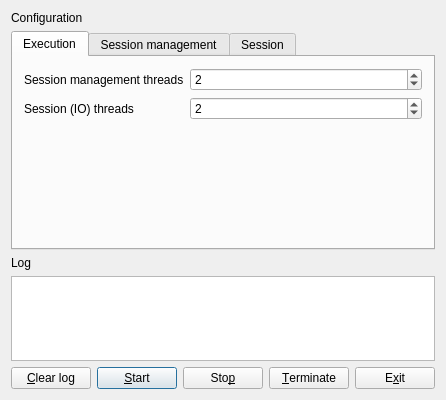
<?xml version="1.0" encoding="UTF-8"?>
<ui version="4.0">
 <class>mainForm</class>
 <widget class="QWidget" name="mainForm">
  <property name="geometry">
   <rect>
    <x>0</x>
    <y>0</y>
    <width>425</width>
    <height>400</height>
   </rect>
  </property>
  <property name="windowTitle">
   <string>Qt Echo Server</string>
  </property>
  <layout class="QVBoxLayout" name="mainLayout" stretch="0,0,0,1,0">
   <item>
    <widget class="QLabel" name="configurationLabel">
     <property name="text">
      <string>Configuration</string>
     </property>
    </widget>
   </item>
   <item>
    <widget class="QTabWidget" name="tabWidget">
     <property name="currentIndex">
      <number>0</number>
     </property>
     <widget class="QWidget" name="executionTab">
      <attribute name="title">
       <string>Execution</string>
      </attribute>
      <layout class="QFormLayout" name="executionTabLayout">
       <item row="0" column="0">
        <widget class="QLabel" name="sessionManagerThreadsLabel">
         <property name="text">
          <string>Session management threads</string>
         </property>
        </widget>
       </item>
       <item row="0" column="1">
        <widget class="QSpinBox" name="sessionManagerThreadsSpinBox">
         <property name="sizePolicy">
          <sizepolicy hsizetype="Expanding" vsizetype="Fixed">
           <horstretch>0</horstretch>
           <verstretch>0</verstretch>
          </sizepolicy>
         </property>
         <property name="minimum">
          <number>1</number>
         </property>
         <property name="maximum">
          <number>1000</number>
         </property>
         <property name="value">
          <number>2</number>
         </property>
        </widget>
       </item>
       <item row="1" column="0">
        <widget class="QLabel" name="sessionThreadsLabel">
         <property name="text">
          <string>Session (IO) threads</string>
         </property>
        </widget>
       </item>
       <item row="1" column="1">
        <widget class="QSpinBox" name="sessionThreadsSpinBox">
         <property name="sizePolicy">
          <sizepolicy hsizetype="Expanding" vsizetype="Fixed">
           <horstretch>0</horstretch>
           <verstretch>0</verstretch>
          </sizepolicy>
         </property>
         <property name="minimum">
          <number>1</number>
         </property>
         <property name="maximum">
          <number>1000</number>
         </property>
         <property name="value">
          <number>2</number>
         </property>
        </widget>
       </item>
      </layout>
     </widget>
     <widget class="QWidget" name="sessionManagementTab">
      <attribute name="title">
       <string>Session management</string>
      </attribute>
      <layout class="QFormLayout" name="sessionManagementTabLayout">
       <item row="0" column="0">
        <widget class="QLabel" name="maxSessionCountLabel">
         <property name="text">
          <string>Maximum active sessions (TCP connections)</string>
         </property>
        </widget>
       </item>
       <item row="0" column="1">
        <widget class="QSpinBox" name="maxSessionCountSpinBox">
         <property name="sizePolicy">
          <sizepolicy hsizetype="Expanding" vsizetype="Fixed">
           <horstretch>0</horstretch>
           <verstretch>0</verstretch>
          </sizepolicy>
         </property>
         <property name="minimum">
          <number>1</number>
         </property>
         <property name="maximum">
          <number>1000000</number>
         </property>
         <property name="value">
          <number>1000</number>
         </property>
        </widget>
       </item>
       <item row="1" column="0">
        <widget class="QLabel" name="recycledSessionCountLabel">
         <property name="text">
          <string>Maximum recycled sessions</string>
         </property>
        </widget>
       </item>
       <item row="1" column="1">
        <widget class="QSpinBox" name="recycledSessionCountSpinBox">
         <property name="sizePolicy">
          <sizepolicy hsizetype="Expanding" vsizetype="Fixed">
           <horstretch>0</horstretch>
           <verstretch>0</verstretch>
          </sizepolicy>
         </property>
         <property name="minimum">
          <number>0</number>
         </property>
         <property name="maximum">
          <number>1000000</number>
         </property>
         <property name="value">
          <number>100</number>
         </property>
        </widget>
       </item>
       <item row="2" column="0">
        <widget class="QLabel" name="listenBacklogLabel">
         <property name="text">
          <string>Listen backlog</string>
         </property>
        </widget>
       </item>
       <item row="2" column="1">
        <widget class="QSpinBox" name="listenBacklogSpinBox">
         <property name="sizePolicy">
          <sizepolicy hsizetype="Expanding" vsizetype="Fixed">
           <horstretch>0</horstretch>
           <verstretch>0</verstretch>
          </sizepolicy>
         </property>
         <property name="minimum">
          <number>1</number>
         </property>
         <property name="maximum">
          <number>1000</number>
         </property>
         <property name="value">
          <number>6</number>
         </property>
        </widget>
       </item>
       <item row="4" column="0">
        <widget class="QLabel" name="portNumberLabel">
         <property name="text">
          <string>TCP port number to listen</string>
         </property>
        </widget>
       </item>
       <item row="4" column="1">
        <widget class="QSpinBox" name="portNumberSpinBox">
         <property name="sizePolicy">
          <sizepolicy hsizetype="Expanding" vsizetype="Fixed">
           <horstretch>0</horstretch>
           <verstretch>0</verstretch>
          </sizepolicy>
         </property>
         <property name="minimum">
          <number>1</number>
         </property>
         <property name="maximum">
          <number>65535</number>
         </property>
         <property name="value">
          <number>7</number>
         </property>
        </widget>
       </item>
       <item row="5" column="0">
        <widget class="QLabel" name="addressLabel">
         <property name="text">
          <string>IP address of interface to listen (IPv4 or IPv6)</string>
         </property>
        </widget>
       </item>
       <item row="5" column="1">
        <widget class="QLineEdit" name="addressEdit">
         <property name="sizePolicy">
          <sizepolicy hsizetype="Expanding" vsizetype="Fixed">
           <horstretch>0</horstretch>
           <verstretch>0</verstretch>
          </sizepolicy>
         </property>
         <property name="text">
          <string>0.0.0.0</string>
         </property>
        </widget>
       </item>
       <item row="3" column="0">
        <widget class="QLabel" name="maxPendingAcceptLabel">
         <property name="text">
          <string>Maximum pending async accept operations</string>
         </property>
        </widget>
       </item>
       <item row="3" column="1">
        <widget class="QSpinBox" name="maxPendingAcceptSpinBox">
         <property name="sizePolicy">
          <sizepolicy hsizetype="Expanding" vsizetype="Fixed">
           <horstretch>0</horstretch>
           <verstretch>0</verstretch>
          </sizepolicy>
         </property>
         <property name="minimum">
          <number>0</number>
         </property>
         <property name="maximum">
          <number>1000000</number>
         </property>
         <property name="value">
          <number>16</number>
         </property>
        </widget>
       </item>
      </layout>
     </widget>
     <widget class="QWidget" name="sessionTab">
      <attribute name="title">
       <string>Session</string>
      </attribute>
      <layout class="QFormLayout" name="sessionTabLayout">
       <item row="0" column="0">
        <widget class="QLabel" name="sessionBufferSizeLabel">
         <property name="text">
          <string>Session's buffer size (bytes)</string>
         </property>
        </widget>
       </item>
       <item row="0" column="1">
        <widget class="QSpinBox" name="sessionBufferSizeSpinBox">
         <property name="sizePolicy">
          <sizepolicy hsizetype="Expanding" vsizetype="Fixed">
           <horstretch>0</horstretch>
           <verstretch>0</verstretch>
          </sizepolicy>
         </property>
         <property name="minimum">
          <number>1</number>
         </property>
         <property name="maximum">
          <number>10485760</number>
         </property>
         <property name="singleStep">
          <number>256</number>
         </property>
         <property name="value">
          <number>4096</number>
         </property>
        </widget>
       </item>
       <item row="3" column="0">
        <widget class="QCheckBox" name="sockRecvBufferSizeCheckBox">
         <property name="text">
          <string>Socket's recieve buffer size (bytes)</string>
         </property>
        </widget>
       </item>
       <item row="3" column="1">
        <widget class="QSpinBox" name="sockRecvBufferSizeSpinBox">
         <property name="enabled">
          <bool>false</bool>
         </property>
         <property name="sizePolicy">
          <sizepolicy hsizetype="Expanding" vsizetype="Fixed">
           <horstretch>0</horstretch>
           <verstretch>0</verstretch>
          </sizepolicy>
         </property>
         <property name="minimum">
          <number>0</number>
         </property>
         <property name="maximum">
          <number>10485760</number>
         </property>
         <property name="singleStep">
          <number>256</number>
         </property>
         <property name="value">
          <number>4096</number>
         </property>
        </widget>
       </item>
       <item row="4" column="0">
        <widget class="QCheckBox" name="sockSendBufferSizeCheckBox">
         <property name="text">
          <string>Socket's send buffer size (bytes)</string>
         </property>
        </widget>
       </item>
       <item row="4" column="1">
        <widget class="QSpinBox" name="sockSendBufferSizeSpinBox">
         <property name="enabled">
          <bool>false</bool>
         </property>
         <property name="sizePolicy">
          <sizepolicy hsizetype="Expanding" vsizetype="Fixed">
           <horstretch>0</horstretch>
           <verstretch>0</verstretch>
          </sizepolicy>
         </property>
         <property name="minimum">
          <number>0</number>
         </property>
         <property name="maximum">
          <number>10485760</number>
         </property>
         <property name="singleStep">
          <number>256</number>
         </property>
         <property name="value">
          <number>4096</number>
         </property>
        </widget>
       </item>
       <item row="5" column="0">
        <widget class="QLabel" name="tcpNoDelayLabel">
         <property name="text">
          <string>TCP NO_DELAY option</string>
         </property>
        </widget>
       </item>
       <item row="5" column="1">
        <widget class="QComboBox" name="tcpNoDelayComboBox">
         <property name="sizePolicy">
          <sizepolicy hsizetype="Expanding" vsizetype="Fixed">
           <horstretch>0</horstretch>
           <verstretch>0</verstretch>
          </sizepolicy>
         </property>
         <property name="currentIndex">
          <number>0</number>
         </property>
         <item>
          <property name="text">
           <string>default (operating system)</string>
          </property>
         </item>
         <item>
          <property name="text">
           <string>on</string>
          </property>
         </item>
         <item>
          <property name="text">
           <string>off</string>
          </property>
         </item>
        </widget>
       </item>
       <item row="1" column="0">
        <widget class="QCheckBox" name="inactivityTimeoutCheckBox">
         <property name="text">
          <string>Inactivity timeout (seconds)</string>
         </property>
        </widget>
       </item>
       <item row="1" column="1">
        <widget class="QSpinBox" name="inactivityTimeoutSpinBox">
         <property name="enabled">
          <bool>false</bool>
         </property>
         <property name="sizePolicy">
          <sizepolicy hsizetype="Expanding" vsizetype="Fixed">
           <horstretch>0</horstretch>
           <verstretch>0</verstretch>
          </sizepolicy>
         </property>
         <property name="minimum">
          <number>0</number>
         </property>
         <property name="maximum">
          <number>10485760</number>
         </property>
         <property name="singleStep">
          <number>10</number>
         </property>
         <property name="value">
          <number>300</number>
         </property>
        </widget>
       </item>
       <item row="2" column="0">
        <widget class="QLabel" name="maxTransferSizeLabel">
         <property name="text">
          <string>Max size of single async transfer (bytes)</string>
         </property>
        </widget>
       </item>
       <item row="2" column="1">
        <widget class="QSpinBox" name="maxTransferSizeSpinBox">
         <property name="sizePolicy">
          <sizepolicy hsizetype="Expanding" vsizetype="Fixed">
           <horstretch>0</horstretch>
           <verstretch>0</verstretch>
          </sizepolicy>
         </property>
         <property name="minimum">
          <number>1</number>
         </property>
         <property name="maximum">
          <number>10485760</number>
         </property>
         <property name="singleStep">
          <number>32</number>
         </property>
         <property name="value">
          <number>4096</number>
         </property>
        </widget>
       </item>
      </layout>
     </widget>
    </widget>
   </item>
   <item>
    <widget class="QLabel" name="logLabel">
     <property name="text">
      <string>Log</string>
     </property>
    </widget>
   </item>
   <item>
    <widget class="QPlainTextEdit" name="logTextEdit">
     <property name="tabChangesFocus">
      <bool>true</bool>
     </property>
     <property name="lineWrapMode">
      <enum>QPlainTextEdit::NoWrap</enum>
     </property>
     <property name="readOnly">
      <bool>true</bool>
     </property>
    </widget>
   </item>
   <item>
    <layout class="QHBoxLayout" name="controlButtonLayout" stretch="0,0,0,0,0,0">
     <item>
      <widget class="QPushButton" name="pushButton">
       <property name="text">
        <string>&amp;Clear log</string>
       </property>
       <property name="shortcut">
        <string>Ctrl+L</string>
       </property>
      </widget>
     </item>
     <item>
      <spacer name="controlButtonSpacer">
       <property name="orientation">
        <enum>Qt::Horizontal</enum>
       </property>
       <property name="sizeHint" stdset="0">
        <size>
         <width>40</width>
         <height>20</height>
        </size>
       </property>
      </spacer>
     </item>
     <item>
      <widget class="QPushButton" name="startButton">
       <property name="text">
        <string>&amp;Start</string>
       </property>
       <property name="default">
        <bool>true</bool>
       </property>
      </widget>
     </item>
     <item>
      <widget class="QPushButton" name="stopButton">
       <property name="text">
        <string>Sto&amp;p</string>
       </property>
       <property name="shortcut">
        <string>Ctrl+S</string>
       </property>
      </widget>
     </item>
     <item>
      <widget class="QPushButton" name="terminateButton">
       <property name="text">
        <string>&amp;Terminate</string>
       </property>
       <property name="shortcut">
        <string>Ctrl+T</string>
       </property>
      </widget>
     </item>
     <item>
      <widget class="QPushButton" name="exitButton">
       <property name="text">
        <string>E&amp;xit</string>
       </property>
       <property name="shortcut">
        <string>Ctrl+Q</string>
       </property>
      </widget>
     </item>
    </layout>
   </item>
  </layout>
 </widget>
 <layoutdefault spacing="6" margin="11"/>
 <tabstops>
  <tabstop>tabWidget</tabstop>
  <tabstop>sessionManagerThreadsSpinBox</tabstop>
  <tabstop>sessionThreadsSpinBox</tabstop>
  <tabstop>maxSessionCountSpinBox</tabstop>
  <tabstop>recycledSessionCountSpinBox</tabstop>
  <tabstop>listenBacklogSpinBox</tabstop>
  <tabstop>maxPendingAcceptSpinBox</tabstop>
  <tabstop>portNumberSpinBox</tabstop>
  <tabstop>addressEdit</tabstop>
  <tabstop>sessionBufferSizeSpinBox</tabstop>
  <tabstop>inactivityTimeoutCheckBox</tabstop>
  <tabstop>inactivityTimeoutSpinBox</tabstop>
  <tabstop>maxTransferSizeSpinBox</tabstop>
  <tabstop>sockRecvBufferSizeCheckBox</tabstop>
  <tabstop>sockRecvBufferSizeSpinBox</tabstop>
  <tabstop>sockSendBufferSizeCheckBox</tabstop>
  <tabstop>sockSendBufferSizeSpinBox</tabstop>
  <tabstop>tcpNoDelayComboBox</tabstop>
  <tabstop>logTextEdit</tabstop>
  <tabstop>pushButton</tabstop>
  <tabstop>startButton</tabstop>
  <tabstop>stopButton</tabstop>
  <tabstop>terminateButton</tabstop>
  <tabstop>exitButton</tabstop>
 </tabstops>
 <resources/>
 <connections>
  <connection>
   <sender>pushButton</sender>
   <signal>clicked()</signal>
   <receiver>logTextEdit</receiver>
   <slot>clear()</slot>
   <hints>
    <hint type="sourcelabel">
     <x>50</x>
     <y>385</y>
    </hint>
    <hint type="destinationlabel">
     <x>57</x>
     <y>321</y>
    </hint>
   </hints>
  </connection>
  <connection>
   <sender>sockRecvBufferSizeCheckBox</sender>
   <signal>clicked(bool)</signal>
   <receiver>sockRecvBufferSizeSpinBox</receiver>
   <slot>setEnabled(bool)</slot>
   <hints>
    <hint type="sourcelabel">
     <x>170</x>
     <y>127</y>
    </hint>
    <hint type="destinationlabel">
     <x>402</x>
     <y>130</y>
    </hint>
   </hints>
  </connection>
  <connection>
   <sender>sockSendBufferSizeCheckBox</sender>
   <signal>clicked(bool)</signal>
   <receiver>sockSendBufferSizeSpinBox</receiver>
   <slot>setEnabled(bool)</slot>
   <hints>
    <hint type="sourcelabel">
     <x>199</x>
     <y>153</y>
    </hint>
    <hint type="destinationlabel">
     <x>402</x>
     <y>156</y>
    </hint>
   </hints>
  </connection>
  <connection>
   <sender>exitButton</sender>
   <signal>clicked()</signal>
   <receiver>mainForm</receiver>
   <slot>close()</slot>
   <hints>
    <hint type="sourcelabel">
     <x>362</x>
     <y>376</y>
    </hint>
    <hint type="destinationlabel">
     <x>368</x>
     <y>400</y>
    </hint>
   </hints>
  </connection>
  <connection>
   <sender>inactivityTimeoutCheckBox</sender>
   <signal>clicked(bool)</signal>
   <receiver>inactivityTimeoutSpinBox</receiver>
   <slot>setEnabled(bool)</slot>
   <hints>
    <hint type="sourcelabel">
     <x>98</x>
     <y>93</y>
    </hint>
    <hint type="destinationlabel">
     <x>237</x>
     <y>98</y>
    </hint>
   </hints>
  </connection>
 </connections>
</ui>
